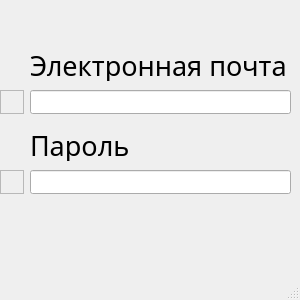
<?xml version="1.0" encoding="UTF-8"?>
<ui version="4.0">
 <class>LoginWindow</class>
 <widget class="QMainWindow" name="LoginWindow">
  <property name="geometry">
   <rect>
    <x>0</x>
    <y>0</y>
    <width>300</width>
    <height>300</height>
   </rect>
  </property>
  <property name="font">
   <font>
    <family>Anonymous Pro</family>
    <pointsize>12</pointsize>
    <bold>false</bold>
   </font>
  </property>
  <property name="cursor">
   <cursorShape>ArrowCursor</cursorShape>
  </property>
  <property name="mouseTracking">
   <bool>true</bool>
  </property>
  <property name="tabletTracking">
   <bool>true</bool>
  </property>
  <property name="windowTitle">
   <string>LoginWindow</string>
  </property>
  <property name="styleSheet">
   <string notr="true">#LoginWindow{
	background-color: none;
	background-image: url(:/image/background_login.png);
}</string>
  </property>
  <widget class="QWidget" name="centralwidget">
   <widget class="QLabel" name="label">
    <property name="geometry">
     <rect>
      <x>30</x>
      <y>50</y>
      <width>261</width>
      <height>31</height>
     </rect>
    </property>
    <property name="font">
     <font>
      <family>Anonymous Pro</family>
      <pointsize>20</pointsize>
      <bold>false</bold>
     </font>
    </property>
    <property name="text">
     <string>Электронная почта</string>
    </property>
   </widget>
   <widget class="QLabel" name="label_2">
    <property name="geometry">
     <rect>
      <x>30</x>
      <y>130</y>
      <width>191</width>
      <height>31</height>
     </rect>
    </property>
    <property name="font">
     <font>
      <family>Anonymous Pro</family>
      <pointsize>20</pointsize>
      <bold>false</bold>
     </font>
    </property>
    <property name="text">
     <string>Пароль</string>
    </property>
   </widget>
   <widget class="QPushButton" name="pushButton">
    <property name="geometry">
     <rect>
      <x>130</x>
      <y>220</y>
      <width>32</width>
      <height>32</height>
     </rect>
    </property>
    <property name="font">
     <font>
      <family>Anonymous Pro</family>
      <pointsize>12</pointsize>
      <bold>true</bold>
     </font>
    </property>
    <property name="cursor">
     <cursorShape>PointingHandCursor</cursorShape>
    </property>
    <property name="styleSheet">
     <string notr="true">#pushButton{

	background-color:  transparent;
	background: none;
	border: none;
	content: none;
	background-image: url(:/image/login.png);
	
}
#pushButton:pressed
{
	background-image: url(:/image/login_2.png);
}</string>
    </property>
    <property name="text">
     <string/>
    </property>
   </widget>
   <widget class="QLineEdit" name="lineEdit_Password">
    <property name="geometry">
     <rect>
      <x>30</x>
      <y>170</y>
      <width>261</width>
      <height>24</height>
     </rect>
    </property>
    <property name="maxLength">
     <number>30</number>
    </property>
    <property name="echoMode">
     <enum>QLineEdit::Password</enum>
    </property>
   </widget>
   <widget class="QLineEdit" name="lineEdit_login">
    <property name="geometry">
     <rect>
      <x>30</x>
      <y>90</y>
      <width>261</width>
      <height>24</height>
     </rect>
    </property>
    <property name="font">
     <font>
      <family>Anonymous Pro</family>
      <pointsize>10</pointsize>
     </font>
    </property>
    <property name="maxLength">
     <number>30</number>
    </property>
    <property name="echoMode">
     <enum>QLineEdit::Normal</enum>
    </property>
   </widget>
   <widget class="QFrame" name="frame">
    <property name="geometry">
     <rect>
      <x>0</x>
      <y>90</y>
      <width>24</width>
      <height>24</height>
     </rect>
    </property>
    <property name="styleSheet">
     <string notr="true">#frame{

	background-image: url(:/image/user.png)
}</string>
    </property>
    <property name="frameShape">
     <enum>QFrame::StyledPanel</enum>
    </property>
    <property name="frameShadow">
     <enum>QFrame::Raised</enum>
    </property>
   </widget>
   <widget class="QFrame" name="frame_2">
    <property name="geometry">
     <rect>
      <x>0</x>
      <y>170</y>
      <width>24</width>
      <height>24</height>
     </rect>
    </property>
    <property name="styleSheet">
     <string notr="true">#frame_2{
	background-image: url(:/image/password.png)
}</string>
    </property>
    <property name="frameShape">
     <enum>QFrame::StyledPanel</enum>
    </property>
    <property name="frameShadow">
     <enum>QFrame::Raised</enum>
    </property>
   </widget>
  </widget>
  <widget class="QMenuBar" name="menubar">
   <property name="geometry">
    <rect>
     <x>0</x>
     <y>0</y>
     <width>300</width>
     <height>21</height>
    </rect>
   </property>
  </widget>
  <widget class="QStatusBar" name="statusbar"/>
 </widget>
 <resources/>
 <connections/>
</ui>
